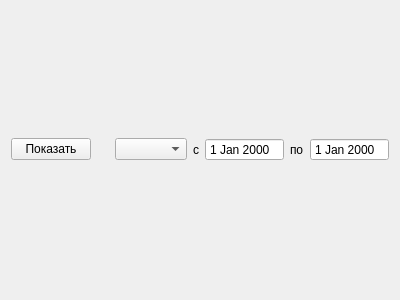
<?xml version="1.0" encoding="UTF-8"?>
<ui version="4.0">
 <class>GraphForm</class>
 <widget class="QWidget" name="GraphForm">
  <property name="geometry">
   <rect>
    <x>0</x>
    <y>0</y>
    <width>400</width>
    <height>300</height>
   </rect>
  </property>
  <property name="windowTitle">
   <string>Form</string>
  </property>
  <layout class="QVBoxLayout" name="verticalLayout">
   <item>
    <layout class="QHBoxLayout" name="horizontalLayout_2">
     <item>
      <widget class="QPushButton" name="pbPlot">
       <property name="text">
        <string>Показать</string>
       </property>
      </widget>
     </item>
     <item>
      <spacer name="horizontalSpacer">
       <property name="orientation">
        <enum>Qt::Horizontal</enum>
       </property>
       <property name="sizeHint" stdset="0">
        <size>
         <width>40</width>
         <height>20</height>
        </size>
       </property>
      </spacer>
     </item>
     <item>
      <widget class="QComboBox" name="cbDishes"/>
     </item>
     <item>
      <widget class="QLabel" name="label_2">
       <property name="text">
        <string>с</string>
       </property>
      </widget>
     </item>
     <item>
      <widget class="QDateEdit" name="dateFrom">
       <property name="buttonSymbols">
        <enum>QAbstractSpinBox::NoButtons</enum>
       </property>
      </widget>
     </item>
     <item>
      <widget class="QLabel" name="label_3">
       <property name="text">
        <string>по</string>
       </property>
      </widget>
     </item>
     <item>
      <widget class="QDateEdit" name="dateTo">
       <property name="buttonSymbols">
        <enum>QAbstractSpinBox::NoButtons</enum>
       </property>
      </widget>
     </item>
    </layout>
   </item>
  </layout>
 </widget>
 <resources/>
 <connections/>
</ui>
